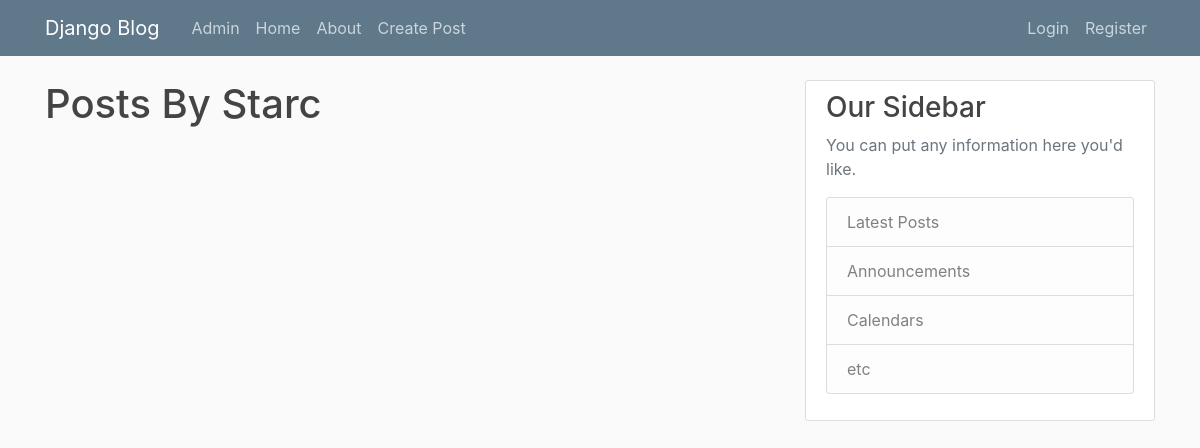
The app's page /blog/user/Starc, older data.
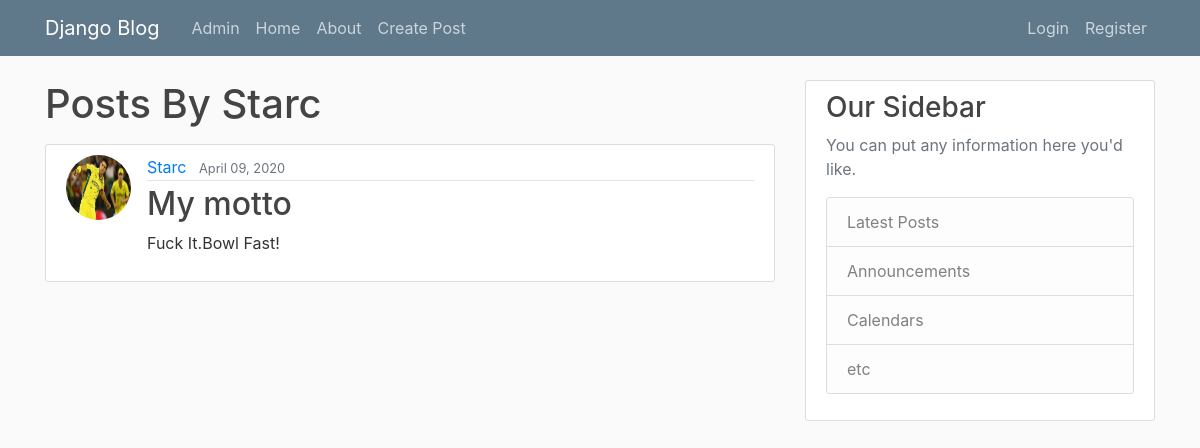
The same page, newer data.
### blog/models.py (models this page shows, shortened)
class Post(models.Model):
    title = models.CharField(max_length=100)
    content= models.TextField()
    date_posted = models.DateTimeField(default=timezone.now)   #auto_now_add=True but this limits us from updating value ofthis date_posted
    author = models.ForeignKey(User,on_delete=models.CASCADE)  #If user is deleted then this post will be deleted as well

### users/models.py (models this page shows, shortened)
class profile(models.Model):
    user=models.OneToOneField(User,on_delete=models.CASCADE)
    image=models.ImageField(default='default.jpg',upload_to="profile_pics")

### blog/views.py (the view)
# urls.py: path('user/<str:username>', views.user_post_list_view.as_view(),name="user-posts"),
class user_post_list_view(ListView):
    model=models.Post
    template_name="blog/user_post.html" #app/model_viewtype.html
    context_object_name='posts'
    ordering=['-date_posted']
    paginate_by=2
    def get_queryset(self):
        user=get_object_or_404(User,username=self.kwargs.get('username'))
        return models.Post.objects.filter(author=user).order_by("-date_posted")

### blog/templates/blog/user_post.html (shortened to what this page needs)
{% extends "blog/base.html" %}
{% block content %}
    <h1 class="mb-3">Posts By {{ view.kwargs.username }}</h1>
    {% for post in posts %}
        <article class="media content-section">
          <img class="rounded-circle article-img" src="{{post.author.profile.image.url}}">
            <div class="media-body">
              <div class="article-metadata">
                <a class="mr-2" href="{% url 'user-posts' post.author.username %}">{{ post.author }}</a>
                <small class="text-muted">{{ post.date_posted|date:"F d, Y" }}</small>
              </div>
              <h2><a class="article-title" href="{% url 'post-detail' post.id %}">{{ post.title }}</a></h2>
              <p class="article-content">{{ post.content }}</p>
            </div>
          </article>
    {% endfor %}
{% endblock content %}

### blog/templates/blog/base.html (shortened to what this page needs)
{% load static %}
<!DOCTYPE html>
<html>
    <head>
        <link rel="stylesheet" href="https://maxcdn.bootstrapcdn.com/bootstrap/4.0.0/css/bootstrap.min.css">
        <link rel="stylesheet" type="text/css" href="{% static 'blog/main.css' %}">
    </head>
    <body>
        <header class="site-header">
          <nav class="navbar navbar-expand-md navbar-dark bg-steel fixed-top">
            <div class="container">
              <a class="navbar-brand mr-4" href="{% url 'blog-home' %}">Django Blog</a>
              <div class="collapse navbar-collapse" id="navbarToggle">
                <div class="navbar-nav mr-auto">
                  <a class="nav-item nav-link" href="{% url 'admin:index' %}">Admin</a>
                    <a class="nav-item nav-link" href="{% url 'blog-home' %}">Home</a>
                    <a class="nav-item nav-link" href="{% url 'blog-about' %}">About</a>
                    <a class="nav-item nav-link" href="{% url 'post-create' %}">Create Post</a>
                  </div>
                  <div class="navbar-nav">
                    {% if user.is_authenticated %}
                    <a class="nav-item nav-link" href="{% url 'profile' %}">Profile</a>
                    <a class="nav-item nav-link" href="{% url 'logout' %}">Logout</a>
                    {% else %}
                    <a class="nav-item nav-link" href="{% url 'login' %}">Login</a>
                    <a class="nav-item nav-link" href="{% url 'register' %}">Register</a>
                    {% endif %}
                  </div>
              </div>
            </div>
          </nav>
        </header>
        <main role="main" class="container">
            <div class="row">
              <div class="col-md-8">
                {% block content %}
                {% endblock %}
              </div>
              <div class="col-md-4">
                  <div class="content-section">
                      <h3>Our Sidebar</h3>
                      <p class='text-muted'>You can put any information here you'd like.
                        <ul class="list-group">
                          <li class="list-group-item list-group-item-light">Latest Posts</li>
                          <li class="list-group-item list-group-item-light">Announcements</li>
                          <li class="list-group-item list-group-item-light">Calendars</li>
                          <li class="list-group-item list-group-item-light">etc</li>
                        </ul>
                      </p>
                    </div>
                  </div>
              </div>
          </main>
    </body>
</html>

### blog/static/blog/main.css (style rules this page uses)
body { background: #fafafa; color: #333333; margin-top: 5rem; }
h1, h2, h3, h4, h5, h6 { color: #444444; }
ul { margin: 0; }
.bg-steel { background-color: #5f788a; }
.site-header .navbar-nav .nav-link { color: #cbd5db; }
.content-section { background: #ffffff; padding: 10px 20px; border: 1px solid #dddddd; border-radius: 3px; margin-bottom: 20px; }
.article-title { color: #444444; }
.article-content { white-space: pre-line; }
.article-img { height: 65px; width: 65px; margin-right: 16px; }
.article-metadata { padding-bottom: 1px; margin-bottom: 4px; border-bottom: 1px solid #e3e3e3 }

Row changes from the older to the newer data that the page shows:
added Post: author.profile.image (picture), author "Starc", date_posted "April 09, 2020", title "My motto", content "Fuck It.Bowl Fast!"
